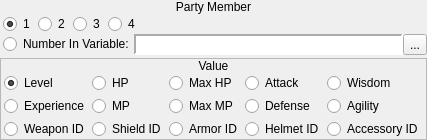
     <widget class="QWidget" name="wPartyMember">
      <layout class="QVBoxLayout" name="verticalLayout_39">
       <property name="spacing">
        <number>3</number>
       </property>
       <property name="margin">
        <number>0</number>
       </property>
       <item>
        <widget class="QFrame" name="wMemberNumber">
         <property name="sizePolicy">
          <sizepolicy hsizetype="Preferred" vsizetype="Fixed">
           <horstretch>0</horstretch>
           <verstretch>0</verstretch>
          </sizepolicy>
         </property>
         <layout class="QVBoxLayout" name="verticalLayout_36">
          <property name="spacing">
           <number>0</number>
          </property>
          <property name="margin">
           <number>0</number>
          </property>
          <item>
           <widget class="QLabel" name="label_14">
            <property name="sizePolicy">
             <sizepolicy hsizetype="Preferred" vsizetype="Fixed">
              <horstretch>0</horstretch>
              <verstretch>0</verstretch>
             </sizepolicy>
            </property>
            <property name="text">
             <string>Party Member</string>
            </property>
            <property name="alignment">
             <set>Qt::AlignCenter</set>
            </property>
           </widget>
          </item>
          <item>
           <widget class="QWidget" name="widget_25" native="true">
            <layout class="QVBoxLayout" name="verticalLayout_31">
             <property name="spacing">
              <number>0</number>
             </property>
             <property name="leftMargin">
              <number>3</number>
             </property>
             <property name="topMargin">
              <number>0</number>
             </property>
             <property name="rightMargin">
              <number>0</number>
             </property>
             <property name="bottomMargin">
              <number>0</number>
             </property>
             <item>
              <layout class="QHBoxLayout" name="horizontalLayout_18">
               <property name="spacing">
                <number>3</number>
               </property>
               <item>
                <widget class="QRadioButton" name="partyMember_rbPartyMember1">
                 <property name="sizePolicy">
                  <sizepolicy hsizetype="Fixed" vsizetype="Fixed">
                   <horstretch>0</horstretch>
                   <verstretch>0</verstretch>
                  </sizepolicy>
                 </property>
                 <property name="text">
                  <string>1</string>
                 </property>
                 <property name="checked">
                  <bool>true</bool>
                 </property>
                </widget>
               </item>
               <item>
                <widget class="QRadioButton" name="partyMember_rbPartyMember2">
                 <property name="sizePolicy">
                  <sizepolicy hsizetype="Fixed" vsizetype="Fixed">
                   <horstretch>0</horstretch>
                   <verstretch>0</verstretch>
                  </sizepolicy>
                 </property>
                 <property name="text">
                  <string>2</string>
                 </property>
                </widget>
               </item>
               <item>
                <widget class="QRadioButton" name="partyMember_rbPartyMember3">
                 <property name="sizePolicy">
                  <sizepolicy hsizetype="Fixed" vsizetype="Fixed">
                   <horstretch>0</horstretch>
                   <verstretch>0</verstretch>
                  </sizepolicy>
                 </property>
                 <property name="text">
                  <string>3</string>
                 </property>
                </widget>
               </item>
               <item>
                <widget class="QRadioButton" name="partyMember_rbPartyMember4">
                 <property name="sizePolicy">
                  <sizepolicy hsizetype="Fixed" vsizetype="Fixed">
                   <horstretch>0</horstretch>
                   <verstretch>0</verstretch>
                  </sizepolicy>
                 </property>
                 <property name="text">
                  <string>4</string>
                 </property>
                </widget>
               </item>
               <item>
                <spacer name="horizontalSpacer_13">
                 <property name="orientation">
                  <enum>Qt::Horizontal</enum>
                 </property>
                 <property name="sizeHint" stdset="0">
                  <size>
                   <width>40</width>
                   <height>20</height>
                  </size>
                 </property>
                </spacer>
               </item>
              </layout>
             </item>
             <item>
              <layout class="QHBoxLayout" name="horizontalLayout_36">
               <property name="spacing">
                <number>0</number>
               </property>
               <item>
                <widget class="QRadioButton" name="partyMember_rbPartyMemberVar">
                 <property name="sizePolicy">
                  <sizepolicy hsizetype="Fixed" vsizetype="Fixed">
                   <horstretch>0</horstretch>
                   <verstretch>0</verstretch>
                  </sizepolicy>
                 </property>
                 <property name="text">
                  <string>Number In Variable:</string>
                 </property>
                </widget>
               </item>
               <item>
                <widget class="QWidget" name="partyMember_wVariable" native="true">
                 <property name="sizePolicy">
                  <sizepolicy hsizetype="Preferred" vsizetype="Preferred">
                   <horstretch>0</horstretch>
                   <verstretch>0</verstretch>
                  </sizepolicy>
                 </property>
                 <layout class="QHBoxLayout" name="horizontalLayout_19">
                  <property name="spacing">
                   <number>0</number>
                  </property>
                  <property name="margin">
                   <number>0</number>
                  </property>
                  <item>
                   <widget class="QLabel" name="partyMember_lblVariable">
                    <property name="sizePolicy">
                     <sizepolicy hsizetype="Preferred" vsizetype="Preferred">
                      <horstretch>0</horstretch>
                      <verstretch>0</verstretch>
                     </sizepolicy>
                    </property>
                    <property name="minimumSize">
                     <size>
                      <width>128</width>
                      <height>0</height>
                     </size>
                    </property>
                    <property name="font">
                     <font>
                      <family>Monospace</family>
                     </font>
                    </property>
                    <property name="styleSheet">
                     <string notr="true">background-color: palette(base);</string>
                    </property>
                    <property name="frameShape">
                     <enum>QFrame::Panel</enum>
                    </property>
                    <property name="frameShadow">
                     <enum>QFrame::Sunken</enum>
                    </property>
                    <property name="lineWidth">
                     <number>2</number>
                    </property>
                    <property name="text">
                     <string/>
                    </property>
                   </widget>
                  </item>
                  <item>
                   <widget class="QToolButton" name="partyMember_bBrowseVariables">
                    <property name="text">
                     <string>...</string>
                    </property>
                    <property name="icon">
                     <iconset resource="gui_icons.qrc">
                      <normaloff>:/icons/fileopen.png</normaloff>:/icons/fileopen.png</iconset>
                    </property>
                   </widget>
                  </item>
                 </layout>
                </widget>
               </item>
              </layout>
             </item>
            </layout>
           </widget>
          </item>
         </layout>
        </widget>
       </item>
       <item>
        <widget class="QFrame" name="frame_16">
         <property name="sizePolicy">
          <sizepolicy hsizetype="Preferred" vsizetype="Fixed">
           <horstretch>0</horstretch>
           <verstretch>0</verstretch>
          </sizepolicy>
         </property>
         <property name="frameShape">
          <enum>QFrame::StyledPanel</enum>
         </property>
         <property name="frameShadow">
          <enum>QFrame::Raised</enum>
         </property>
         <layout class="QVBoxLayout" name="verticalLayout_32">
          <property name="spacing">
           <number>0</number>
          </property>
          <property name="margin">
           <number>0</number>
          </property>
          <item>
           <widget class="QLabel" name="label_15">
            <property name="sizePolicy">
             <sizepolicy hsizetype="Preferred" vsizetype="Fixed">
              <horstretch>0</horstretch>
              <verstretch>0</verstretch>
             </sizepolicy>
            </property>
            <property name="text">
             <string>Value</string>
            </property>
            <property name="alignment">
             <set>Qt::AlignCenter</set>
            </property>
           </widget>
          </item>
          <item>
           <widget class="QWidget" name="widget_26" native="true">
            <layout class="QHBoxLayout" name="horizontalLayout_20">
             <property name="spacing">
              <number>3</number>
             </property>
             <property name="leftMargin">
              <number>3</number>
             </property>
             <property name="topMargin">
              <number>0</number>
             </property>
             <property name="rightMargin">
              <number>3</number>
             </property>
             <property name="bottomMargin">
              <number>0</number>
             </property>
             <item>
              <layout class="QVBoxLayout" name="verticalLayout_33">
               <property name="spacing">
                <number>3</number>
               </property>
               <item>
                <widget class="QRadioButton" name="partyMember_rbLevel">
                 <property name="text">
                  <string>Level</string>
                 </property>
                 <property name="checked">
                  <bool>true</bool>
                 </property>
                </widget>
               </item>
               <item>
                <widget class="QRadioButton" name="partyMember_rbExperience">
                 <property name="text">
                  <string>Experience</string>
                 </property>
                </widget>
               </item>
               <item>
                <widget class="QRadioButton" name="partyMember_rbWeaponID">
                 <property name="text">
                  <string>Weapon ID</string>
                 </property>
                </widget>
               </item>
              </layout>
             </item>
             <item>
              <layout class="QVBoxLayout" name="verticalLayout_34">
               <property name="spacing">
                <number>3</number>
               </property>
               <item>
                <widget class="QRadioButton" name="partyMember_rbHP">
                 <property name="text">
                  <string>HP</string>
                 </property>
                </widget>
               </item>
               <item>
                <widget class="QRadioButton" name="partyMember_rbMP">
                 <property name="text">
                  <string>MP</string>
                 </property>
                </widget>
               </item>
               <item>
                <widget class="QRadioButton" name="partyMember_rbShieldID">
                 <property name="text">
                  <string>Shield ID</string>
                 </property>
                </widget>
               </item>
              </layout>
             </item>
             <item>
              <layout class="QVBoxLayout" name="verticalLayout_35">
               <property name="spacing">
                <number>3</number>
               </property>
               <item>
                <widget class="QRadioButton" name="partyMember_rbMaxHP">
                 <property name="text">
                  <string>Max HP</string>
                 </property>
                </widget>
               </item>
               <item>
                <widget class="QRadioButton" name="partyMember_rbMaxMP">
                 <property name="text">
                  <string>Max MP</string>
                 </property>
                </widget>
               </item>
               <item>
                <widget class="QRadioButton" name="partyMember_rbArmorID">
                 <property name="text">
                  <string>Armor ID</string>
                 </property>
                </widget>
               </item>
              </layout>
             </item>
             <item>
              <layout class="QVBoxLayout" name="verticalLayout_37">
               <property name="spacing">
                <number>3</number>
               </property>
               <item>
                <widget class="QRadioButton" name="partyMember_rbAttack">
                 <property name="text">
                  <string>Attack</string>
                 </property>
                </widget>
               </item>
               <item>
                <widget class="QRadioButton" name="partyMember_rbDefense">
                 <property name="text">
                  <string>Defense</string>
                 </property>
                </widget>
               </item>
               <item>
                <widget class="QRadioButton" name="partyMember_rbHelmetID">
                 <property name="text">
                  <string>Helmet ID</string>
                 </property>
                </widget>
               </item>
              </layout>
             </item>
             <item>
              <layout class="QVBoxLayout" name="verticalLayout_38">
               <property name="spacing">
                <number>3</number>
               </property>
               <item>
                <widget class="QRadioButton" name="partyMember_rbWisdom">
                 <property name="text">
                  <string>Wisdom</string>
                 </property>
                </widget>
               </item>
               <item>
                <widget class="QRadioButton" name="partyMember_rbAgility">
                 <property name="text">
                  <string>Agility</string>
                 </property>
                </widget>
               </item>
               <item>
                <widget class="QRadioButton" name="partyMember_rbAccessoryID">
                 <property name="text">
                  <string>Accessory ID</string>
                 </property>
                </widget>
               </item>
              </layout>
             </item>
            </layout>
           </widget>
          </item>
         </layout>
        </widget>
       </item>
      </layout>
     </widget>
